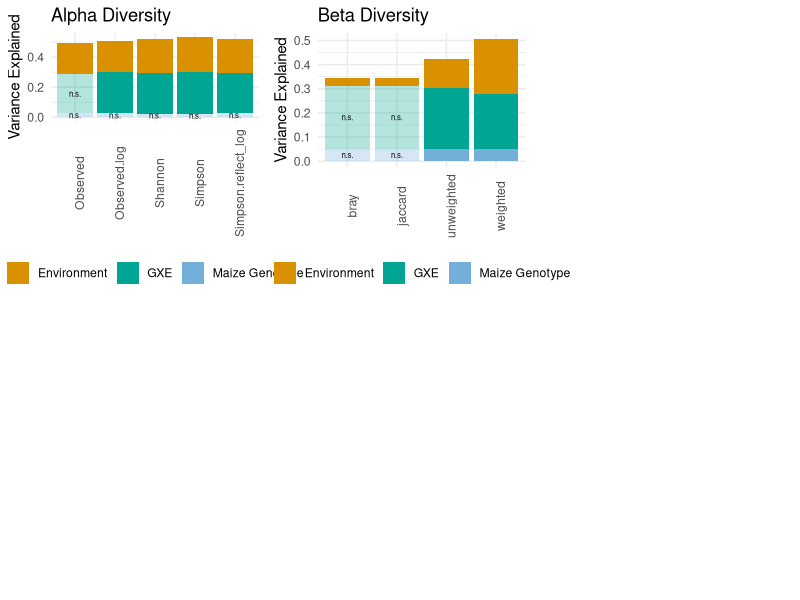

R code for this plot:
#! /usr/bin/Rscript

# Plot the various GxE metrics for publication

library(tidyverse)
library(ggpubr)

# Load data
alpha = read.csv("3_GxE/3b_alpha_diversity.variance_explained.jgw.csv")
beta = read.csv("3_GxE/3c_beta_diversity_GxE.jgw.csv")
# pathways = TODO
# taxonomy = TODO

# Global variables
sig_threshold=0.05 # Significance threshold
colorkey = c("Maize Genotype" = "#74afda", "GXE" = "#00a693", "Environment" = "#da9100")

# Standardize tables
alpha = alpha %>%
  rename(metric=alpha_diversity, pvalue=p, fraction_explained=Value) %>%
  select(category, metric, test_var, fraction_explained, pvalue) %>%
  filter(test_var != "Residuals")
beta = beta %>%
  rename(metric=Type, pvalue = Pr..F., fraction_explained=heritability)%>%
  select(category, metric, test_var, fraction_explained, pvalue) %>%
  filter(test_var != "Residuals")


# Helper function for alpha and beta diversity plots
div_barplot = function(plotdata, set="???"){
  plotdata = plotdata %>%
    mutate(alpha=ifelse(pvalue < sig_threshold, yes=1, no=0.75),
           label=ifelse(pvalue < sig_threshold, yes="", no="n.s."))
  ggplot(plotdata) +
    aes(x = metric, y = fraction_explained, fill = test_var, alpha=alpha, label=label) +
    geom_bar(position = "stack", stat = "identity") +
    ylab("Variance Explained") +
    ggtitle(paste(set, "Diversity")) + 
    theme_minimal() +
    theme(legend.position = "bottom", 
          axis.title.x = element_blank(), 
          legend.title = element_blank(), 
          axis.text.x = element_text(angle=90)) +
    scale_alpha(guide='none', range=c(0.3,1)) + # Use to set how transparent becomes
    scale_fill_manual(values=colorkey) + 
    geom_text(alpha=1, position=position_stack(vjust=0.5), size=2)
}

# Alpha plot
alphaplot = div_barplot(alpha, set="Alpha")
betaplot = div_barplot(beta, set="Beta")


# Combine plots and save
top = ggarrange(alphaplot, betaplot, NULL, nrow=1)
bottom = ggarrange(NULL)
combined = ggarrange(top, bottom, nrow=2, common.legend=TRUE)
ggsave(combined, file="3_GxE/3f_GxE_combined_plot.jgw.png", width = 8, height = 6)
